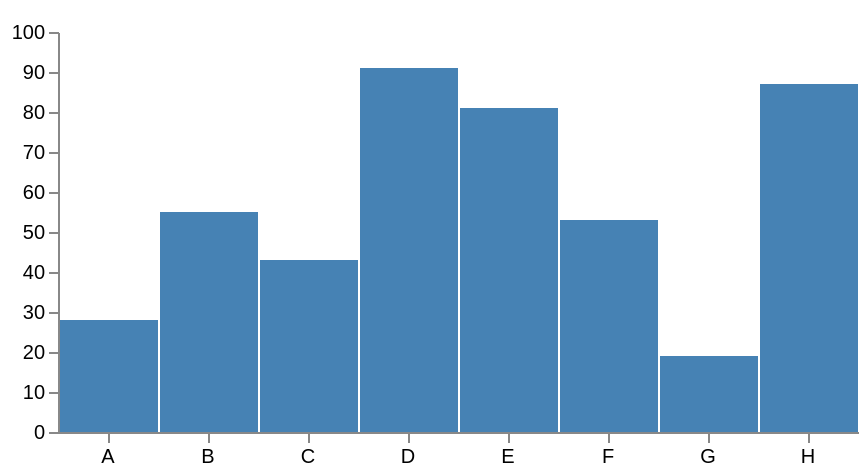

Write the Vega-Lite specification saved for this chart.
### Vega specification from a JSON file in a GitHub repository (floating-point values rounded to 4 significant figures)
{"$schema": "https://vega.github.io/schema/vega/v4.0.json", "width": 400, "height": 200, "padding": 5, "data": [{"name": "table", "values": [{"category": "A", "amount": 28}, {"category": "B", "amount": 55}, {"category": "C", "amount": 43}, {"category": "D", "amount": 91}, {"category": "E", "amount": 81}, {"category": "F", "amount": 53}, {"category": "G", "amount": 19}, {"category": "H", "amount": 87}]}], "signals": [{"name": "tooltip", "value": {}, "on": [{"events": "rect:mouseover", "update": "datum"}, {"events": "rect:mouseout", "update": "{}"}]}], "scales": [{"name": "xscale", "type": "band", "domain": {"data": "table", "field": "category"}, "range": "width"}, {"name": "yscale", "domain": {"data": "table", "field": "amount"}, "nice": true, "range": "height"}], "axes": [{"orient": "bottom", "scale": "xscale"}, {"orient": "left", "scale": "yscale"}], "marks": [{"type": "rect", "from": {"data": "table"}, "encode": {"enter": {"x": {"scale": "xscale", "field": "category", "offset": 1}, "width": {"scale": "xscale", "band": 1, "offset": -1}, "y": {"scale": "yscale", "field": "amount"}, "y2": {"scale": "yscale", "value": 0}}, "update": {"fill": {"value": "steelblue"}}, "hover": {"fill": {"value": "pink"}}}}, {"type": "text", "encode": {"enter": {"align": {"value": "center"}, "baseline": {"value": "bottom"}, "fill": {"value": "#333"}}, "update": {"x": {"scale": "xscale", "signal": "tooltip.category", "band": 0.5}, "y": {"scale": "yscale", "signal": "tooltip.amount", "offset": -2}, "text": {"signal": "tooltip.amount"}, "fillOpacity": [{"test": "datum === tooltip", "value": 0}, {"value": 1}]}}}]}
